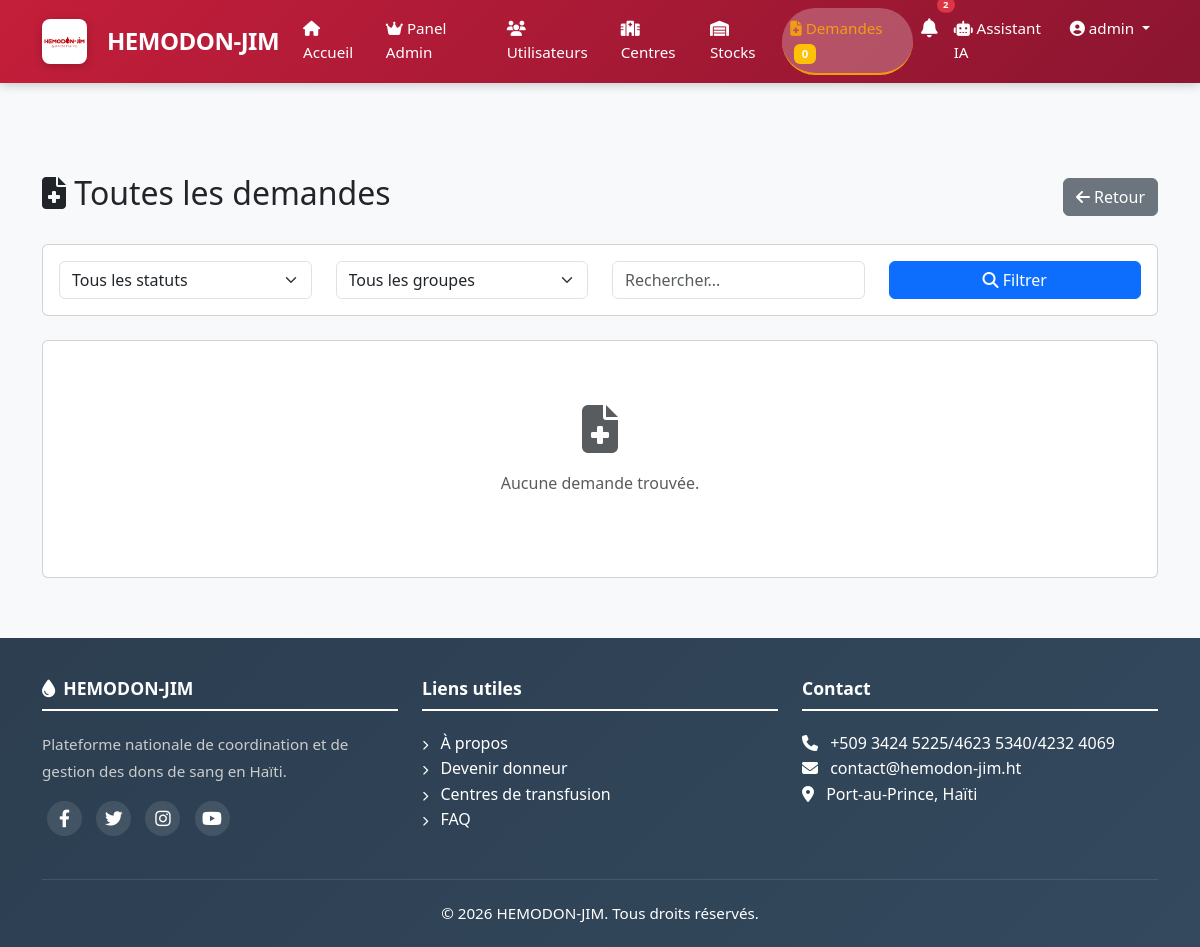
Before: /demandes/toutes/ (signed in) with the older database file.
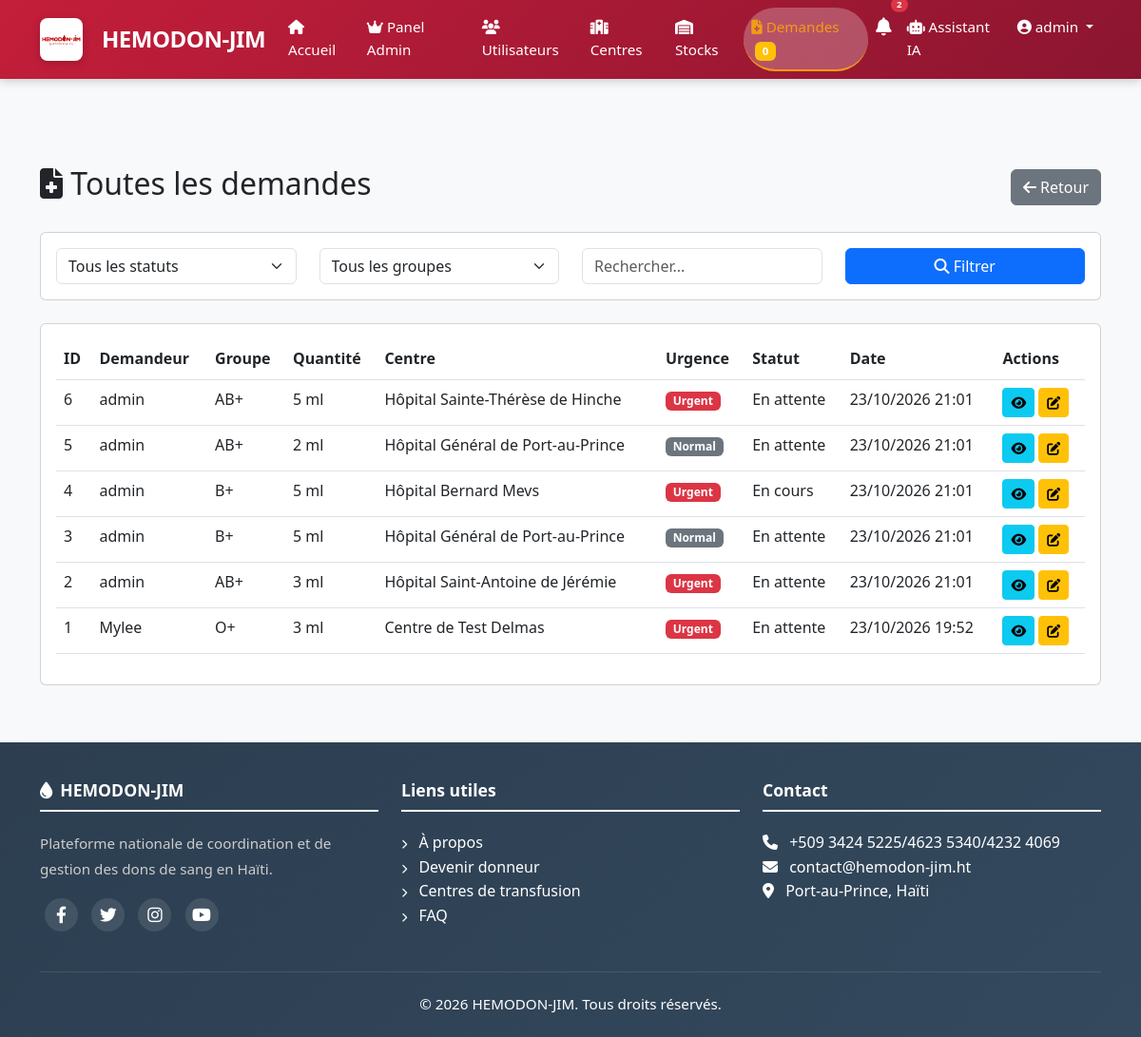
After: the same page with the newer database file.
### apps/demandes/models.py (models this page shows, shortened)
class Demande(models.Model):
    STATUT_CHOICES = [
        ('en_attente', 'En attente'),
        ('en_cours', 'En cours'),
        ('traitee', 'Traitée'),
        ('urgente', 'Urgente'),
        ('annulee', 'Annulée'),
    ]
    GROUPE_CHOICES = [
        ('A+', 'A+'), ('A-', 'A-'),
        ('B+', 'B+'), ('B-', 'B-'),
        ('AB+', 'AB+'), ('AB-', 'AB-'),
        ('O+', 'O+'), ('O-', 'O-'),
    ]
    demandeur = models.ForeignKey(
        User,
        on_delete=models.CASCADE,
        related_name='demandes'
    )
    centre_source = models.ForeignKey(
        Centre,
        on_delete=models.CASCADE,
        related_name='demandes_sortantes',
        null=True,
        blank=True,
        help_text="Centre qui fait la demande"
    )
    centre_destination = models.ForeignKey(
        Centre,
        on_delete=models.CASCADE,
        related_name='demandes_entrantes',
        help_text="Centre qui recevra le sang"
    )
    groupe_sanguin = models.CharField(max_length=3, choices=GROUPE_CHOICES)
    quantite_necessaire = models.IntegerField(help_text="Nombre de poches nécessaires")
    statut = models.CharField(max_length=20, choices=STATUT_CHOICES, default='en_attente')
    urgence = models.BooleanField(default=False)
    notes = models.TextField(blank=True, null=True)
    date_demande = models.DateTimeField(auto_now_add=True)
    date_traitement = models.DateTimeField(null=True, blank=True)
    created_at = models.DateTimeField(auto_now_add=True)
    updated_at = models.DateTimeField(auto_now=True)
    class Meta:
        db_table = 'demandes'
        verbose_name = 'Demande'
        verbose_name_plural = 'Demandes'
        ordering = ['-date_demande']

### apps/authentification/models.py (models this page shows, shortened)
class User(AbstractUser):
    GROUPE_CHOICES = [
        ('donneur', 'Donneur'),
        ('hospitalier', 'Personnel Hospitalier'),
        ('admin', 'Administrateur'),
        ('pnts', 'PNTS'),
    ]
    GROUPE_SANGUIN_CHOICES = [
        ('A+', 'A+'), ('A-', 'A-'),
        ('B+', 'B+'), ('B-', 'B-'),
        ('AB+', 'AB+'), ('AB-', 'AB-'),
        ('O+', 'O+'), ('O-', 'O-'),
    ]
    groupe = models.CharField(max_length=20, choices=GROUPE_CHOICES, default='donneur')
    telephone = models.CharField(max_length=20, unique=True)
    adresse = models.TextField(blank=True, null=True)
    commune = models.CharField(max_length=100, blank=True, null=True)
    departement = models.CharField(max_length=100, blank=True, null=True)
    date_naissance = models.DateField(null=True, blank=True)
    groupe_sanguin = models.CharField(max_length=3, choices=GROUPE_SANGUIN_CHOICES, blank=True, null=True)
    est_eligible = models.BooleanField(default=True)
    photo = models.ImageField(upload_to='photos/', blank=True, null=True)
    created_at = models.DateTimeField(auto_now_add=True)
    updated_at = models.DateTimeField(auto_now=True)
    class Meta:
        db_table = 'users'
        verbose_name = 'Utilisateur'
        verbose_name_plural = 'Utilisateurs'

### apps/centres/models.py (models this page shows, shortened)
class Centre(models.Model):
    TYPE_CHOICES = [
        ('public', 'Public'),
        ('prive', 'Privé'),
        ('ong', 'ONG'),
    ]
    nom = models.CharField(max_length=200)
    type = models.CharField(max_length=20, choices=TYPE_CHOICES)
    adresse = models.TextField()
    commune = models.CharField(max_length=100)
    departement = models.CharField(max_length=100)
    telephone = models.CharField(max_length=20)
    email = models.EmailField(blank=True, null=True)
    latitude = models.DecimalField(max_digits=9, decimal_places=6, null=True, blank=True)
    longitude = models.DecimalField(max_digits=9, decimal_places=6, null=True, blank=True)
    capacite_journaliere = models.IntegerField(default=50)
    horaires = models.TextField(blank=True, null=True)
    est_actif = models.BooleanField(default=True)
    responsable = models.ForeignKey(
        User,
        on_delete=models.SET_NULL,
        null=True,
        related_name='centre_responsable'
    )
    created_at = models.DateTimeField(auto_now_add=True)
    updated_at = models.DateTimeField(auto_now=True)
    class Meta:
        db_table = 'centres'
        verbose_name = 'Centre'
        verbose_name_plural = 'Centres'

### apps/demandes/views.py (the view)
# urls.py: path('demandes/toutes/', views.demandes_toutes, name='toutes'),
@login_required
@user_passes_test(lambda u: u.is_superuser or u.groupe in ['admin', 'pnts'])
def demandes_toutes(request):
    demandes = Demande.objects.select_related('demandeur', 'centre_destination').all().order_by('-date_demande')
    statut = request.GET.get('statut')
    if statut:
        demandes = demandes.filter(statut=statut)
    urgence = request.GET.get('urgence')
    if urgence == 'true':
        demandes = demandes.filter(urgence=True)
    groupe = request.GET.get('groupe_sanguin')
    if groupe:
        demandes = demandes.filter(groupe_sanguin=groupe)
    search = request.GET.get('search')
    if search:
        demandes = demandes.filter(
            Q(id__icontains=search) |
            Q(demandeur__username__icontains=search) |
            Q(centre_destination__nom__icontains=search)
        )
    paginator = Paginator(demandes, 20)
    page_number = request.GET.get('page')
    demandes_page = paginator.get_page(page_number)
    context = {
        'demandes': demandes_page,
        'statuts': Demande.STATUT_CHOICES,
        'groupes': Demande.GROUPE_CHOICES,
        'title': 'Toutes les demandes - HEMODON-JIM',
        'active_page': 'demandes',
    }
    return render(request, 'demandes/toutes.html', context)

### apps/authentification/context_processors.py (called while the page is built)
def user_notifications_count(request):
    count = 0
    if request.user.is_authenticated:
        count = Notification.objects.filter(
            models.Q(pour_tous=True) | models.Q(utilisateurs=request.user),
            est_lue=False
        ).distinct().count()
        print(f"Notifications non lues pour {request.user.username}: {count}")
    return {'user_notifications_count': count}

### apps/demandes/templates/demandes/toutes.html (shortened to what the changed rows need)
{% extends 'base.html' %}
{% block content %}
<div class="container mt-4">
    <div class="d-flex justify-content-between align-items-center mb-4">
        <h2><i class="fas fa-file-medical"></i> Toutes les demandes</h2>
    </div>
    <div class="card">
        <div class="card-body">
            {% if demandes %}
                <div class="table-responsive">
                    <table class="table table-hover">
                        <thead>
                            <tr>
                                <th>ID</th>
                                <th>Demandeur</th>
                                <th>Groupe</th>
                                <th>Quantité</th>
                                <th>Centre</th>
                                <th>Urgence</th>
                                <th>Statut</th>
                                <th>Date</th>
                                <th>Actions</th>
                            </tr>
                        </thead>
                        <tbody>
                            {% for demande in demandes %}
                                <tr>
                                    <td>{{ demande.id }}</td>
                                    <td>{{ demande.demandeur.username }}</td>
                                    <td>{{ demande.groupe_sanguin }}</td>
                                    <td>{{ demande.quantite_necessaire }} ml</td>
                                    <td>{{ demande.centre_destination.nom|default:"-" }}</td>
                                    <td>
                                        {% if demande.urgence %}
                                            <span class="badge bg-danger">Urgent</span>
                                        {% else %}
                                            <span class="badge bg-secondary">Normal</span>
                                        {% endif %}
                                    </td>
                                    <td>{{ demande.get_statut_display }}</td>
                                    <td>{{ demande.date_demande|date:"d/m/Y H:i" }}</td>
                                    <td>
                                        <a href="{% url 'demandes:detail' demande.id %}" class="btn btn-sm btn-info">
                                            <i class="fas fa-eye"></i>
                                        </a>
                                        {% if demande.statut != 'traitee' and demande.statut != 'annulee' %}
                                            <a href="{% url 'demandes:update' demande.id %}" class="btn btn-sm btn-warning">
                                                <i class="fas fa-edit"></i>
                                            </a>
                                        {% endif %}
                                    </td>
                                </tr>
                            {% endfor %}
                        </tbody>
                    </table>
                </div>
            {% else %}
                <div class="text-center py-5">
                    <i class="fas fa-file-medical fa-3x text-muted"></i>
                    <p class="mt-3 text-muted">Aucune demande trouvée.</p>
                </div>
            {% endif %}
        </div>
    </div>
</div>
{% endblock %}

Changed rows visible on the page:
added Demande: id "6", demandeur.username "admin", groupe_sanguin "AB+", quantite_necessaire "5", centre_destination.nom "Hôpital Sainte-Thérèse de Hinche", urgence "Urgent", statut "En attente", date_demande "23/10/2026 21:01"
added Demande: id "5", demandeur.username "admin", groupe_sanguin "AB+", quantite_necessaire "2", centre_destination.nom "Hôpital Général de Port-au-Prince", urgence "Normal", statut "En attente", date_demande "23/10/2026 21:01"
added Demande: id "4", demandeur.username "admin", groupe_sanguin "B+", quantite_necessaire "5", centre_destination.nom "Hôpital Bernard Mevs", urgence "Urgent", statut "En cours", date_demande "23/10/2026 21:01"
added Demande: id "3", demandeur.username "admin", groupe_sanguin "B+", quantite_necessaire "5", centre_destination.nom "Hôpital Général de Port-au-Prince", urgence "Normal", statut "En attente", date_demande "23/10/2026 21:01"
added Demande: id "2", demandeur.username "admin", groupe_sanguin "AB+", quantite_necessaire "3", centre_destination.nom "Hôpital Saint-Antoine de Jérémie", urgence "Urgent", statut "En attente", date_demande "23/10/2026 21:01"
added Demande: id "1", demandeur.username "Mylee", groupe_sanguin "O+", quantite_necessaire "3", centre_destination.nom "Centre de Test Delmas", urgence "Urgent", statut "En attente", date_demande "23/10/2026 19:52"
Other visible differences:
text no longer shown: "Aucune demande trouvée."
text now shown: "ID Demandeur Groupe Quantité Centre Urgence Statut Date Actions"
